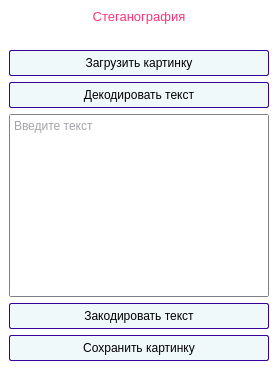
<?xml version="1.0" encoding="UTF-8"?>
<ui version="4.0">
 <class>MainWindow</class>
 <widget class="QMainWindow" name="MainWindow">
  <property name="geometry">
   <rect>
    <x>0</x>
    <y>0</y>
    <width>278</width>
    <height>370</height>
   </rect>
  </property>
  <property name="windowTitle">
   <string>MainWindow</string>
  </property>
  <property name="styleSheet">
   <string notr="true">QMainWindow{background-color:white;}
QPushButton{border: 1px solid #360099;border-radius:2px;padding-top:5px;padding-bottom:5px;background-color:#F0F9FA;}
QPushButton:hover{color: red;border-color: 1px solid red;}
QPushButton:pressed{color: #AB274F;border-color: 2px solid #AB274F;}


QPlainTextEdit{
border: 1px solid gray;
border-radius:2px;}

QPlainTextEdit:focus{
border: 1px solid #046167;
}</string>
  </property>
  <widget class="QWidget" name="centralwidget">
   <property name="minimumSize">
    <size>
     <width>278</width>
     <height>370</height>
    </size>
   </property>
   <property name="maximumSize">
    <size>
     <width>278</width>
     <height>670</height>
    </size>
   </property>
   <layout class="QVBoxLayout" name="verticalLayout">
    <item>
     <layout class="QVBoxLayout" name="verticalLayout_2">
      <item>
       <widget class="QLabel" name="main_lbl">
        <property name="text">
         <string>&lt;center style=&quot;color:#FF3379;font-size:10pt;&quot;&gt;Стеганография&lt;/center&gt;</string>
        </property>
       </widget>
      </item>
      <item>
       <widget class="QLabel" name="status_lbl">
        <property name="text">
         <string/>
        </property>
       </widget>
      </item>
      <item>
       <widget class="QPushButton" name="upload_img_btn">
        <property name="text">
         <string>Загрузить картинку</string>
        </property>
       </widget>
      </item>
      <item>
       <widget class="QPushButton" name="decode_text_btn">
        <property name="text">
         <string>Декодировать текст</string>
        </property>
       </widget>
      </item>
      <item>
       <widget class="QPlainTextEdit" name="text_inp">
        <property name="styleSheet">
         <string notr="true">color:#474A51;</string>
        </property>
        <property name="placeholderText">
         <string>Введите текст</string>
        </property>
       </widget>
      </item>
      <item>
       <widget class="QPushButton" name="encode_text_btn">
        <property name="text">
         <string>Закодировать текст</string>
        </property>
       </widget>
      </item>
      <item>
       <widget class="QPushButton" name="save_img_btn">
        <property name="text">
         <string>Сохранить картинку</string>
        </property>
       </widget>
      </item>
     </layout>
    </item>
   </layout>
  </widget>
 </widget>
 <resources/>
 <connections/>
</ui>
